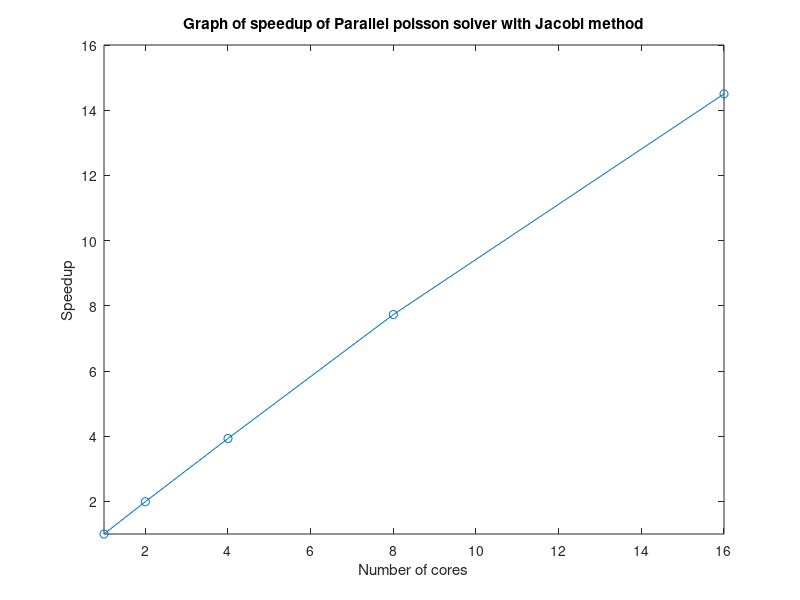

Recreate this plot in MATLAB.
x = [1 2 4 8 16]
y = [1 1.99 3.93 7.73 14.5]
plot(x,y,'-o')
xlabel('Number of cores')
ylabel('Speedup')
axis([1 16 1 16]) 
title('Graph of speedup of Parallel poisson solver with Jacobi method')
